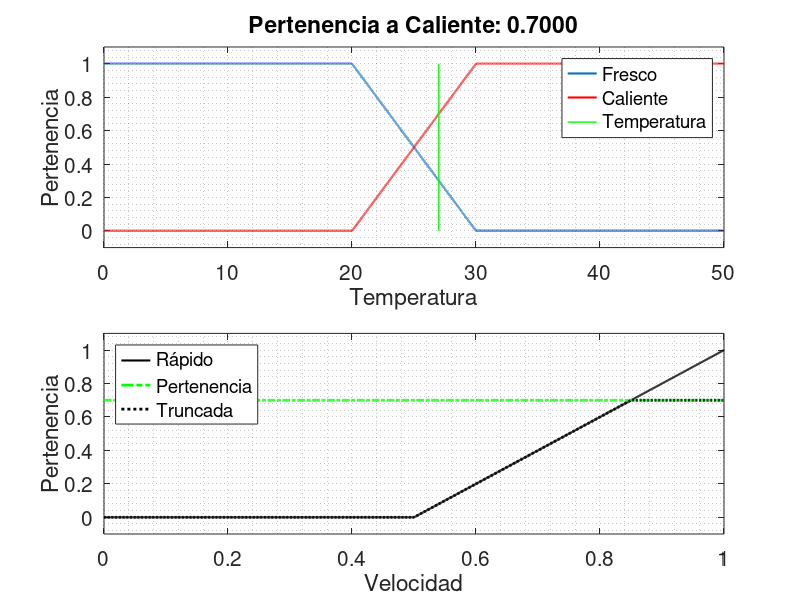

The MATLAB script that drew this image: (Note: this script raises an error after producing the figure.)
clear; close all; clc;


T = 0:1e-3:50;
Fresco(T<20) = 1;
Fresco(T>30) = 0;
Fresco(T >= 20 & T <= 30) = linspace(1, 0, nnz(T >= 20 & T <= 30));
Caliente(T<20) = 0;
Caliente(T>30) = 1;
Caliente(T >= 20 & T <= 30) = linspace(0, 1, nnz(T >= 20 & T <= 30));

Velocidad = 0:1e-3:1;
Rapido(Velocidad < 0.5) = 0;
Rapido(Velocidad >= 0.5) = linspace(0,1,nnz(Velocidad >= 0.5));



% Gráficas de los conjuntos:
eje = subplot(2,1,1);
plot(T, Fresco, 'LineWidth', 1.5);
set(eje,'FontSize',15);
xlabel('Temperatura'); ylabel('Pertenencia');
axis([0 50 -0.1 1.1]);
grid minor; hold on;
plot(T, Caliente,'r', 'LineWidth', 1.5);
legend('Fresco','Caliente');

eje = subplot(2,1,2);
plot(Velocidad,Rapido,'k','LineWidth',1.5);
set(eje,'FontSize',15);
xlabel('Velocidad'); ylabel('Pertenencia');
axis([0 1 -0.1 1.1]);
grid minor;
legend('Rápido','Location','northwest');
hold on;


% Definir una temperatura deentrada:
prompt = {'Ingrese la temperatura:'};
dlgtitle = 'Entrada al sistema difuso';
fieldsize = [1 45];
definput = {'27'};
answer = inputdlg(prompt,dlgtitle,fieldsize,definput);

temp = eval(answer{1});
if(temp<20)
    pertenencia_caliente = 0;
elseif(temp>30)
    pertenencia_caliente = 1;
else
    pertenencia_caliente = (temp - 20) / 10;
end
truncada = Rapido;
truncada(Rapido>pertenencia_caliente) = pertenencia_caliente;
Velocidad_salida = sum(truncada) / sum(Rapido);

subplot(2,1,1);
line([temp temp],[0 1],'Color','green','LineWidth',1);
legend('Fresco','Caliente','Temperatura');
title(sprintf('Pertenencia a Caliente: %.4f',pertenencia_caliente));
subplot(2,1,2);
plot(Velocidad,ones(1,length(Velocidad)).*pertenencia_caliente,...
    'g-.','LineWidth',2);
plot(Velocidad,truncada,'k:','LineWidth',2);
legend('Rápido','Pertenencia','Truncada','Location','northwest');
title(sprintf(...
    'Única regla: "Si Caliente entonces Rápido"; Velocidad_{Salida} = %.3f %',...
    Velocidad_salida));
